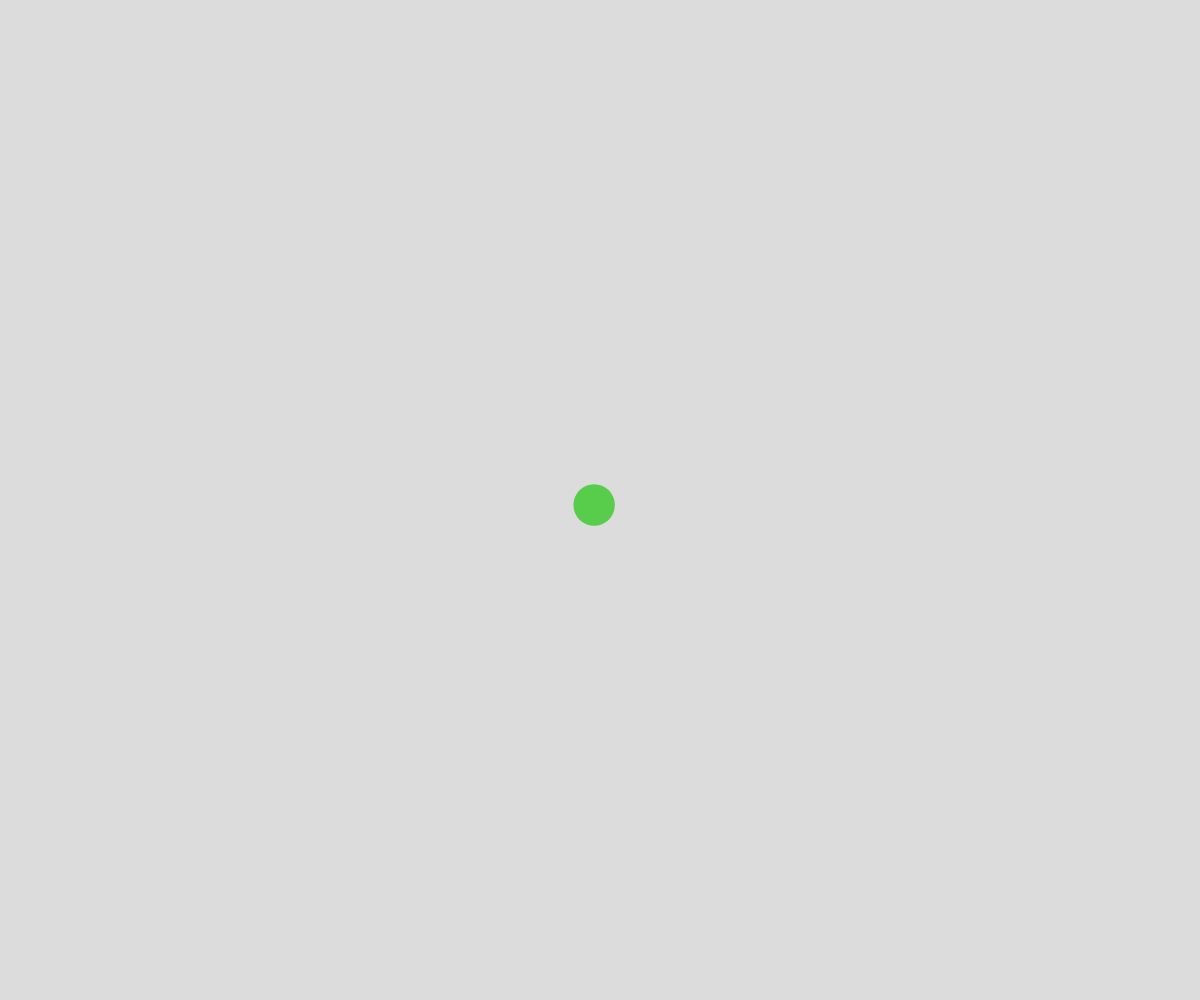
Frame 1 (no input)
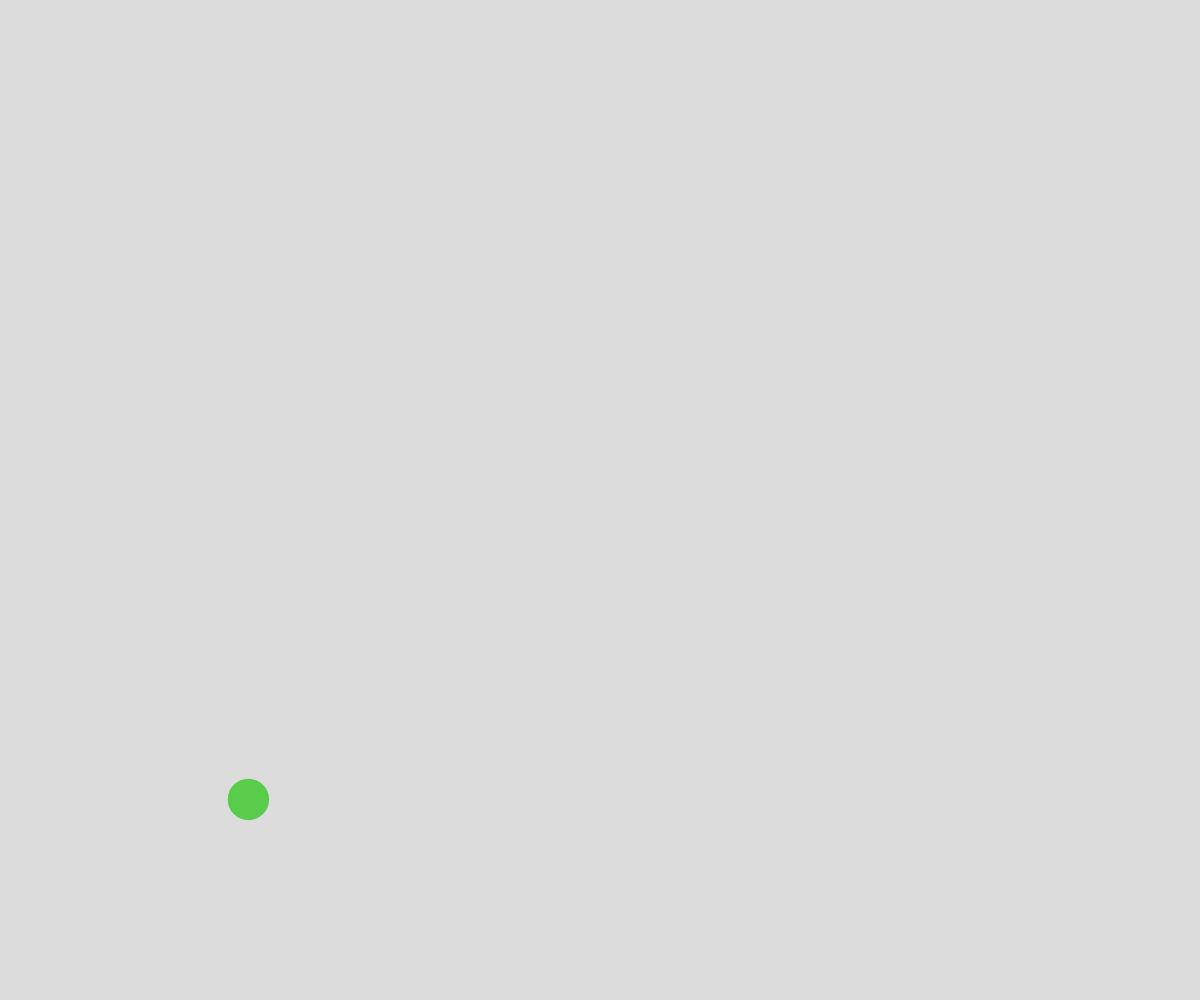
Frame 60 (no input)
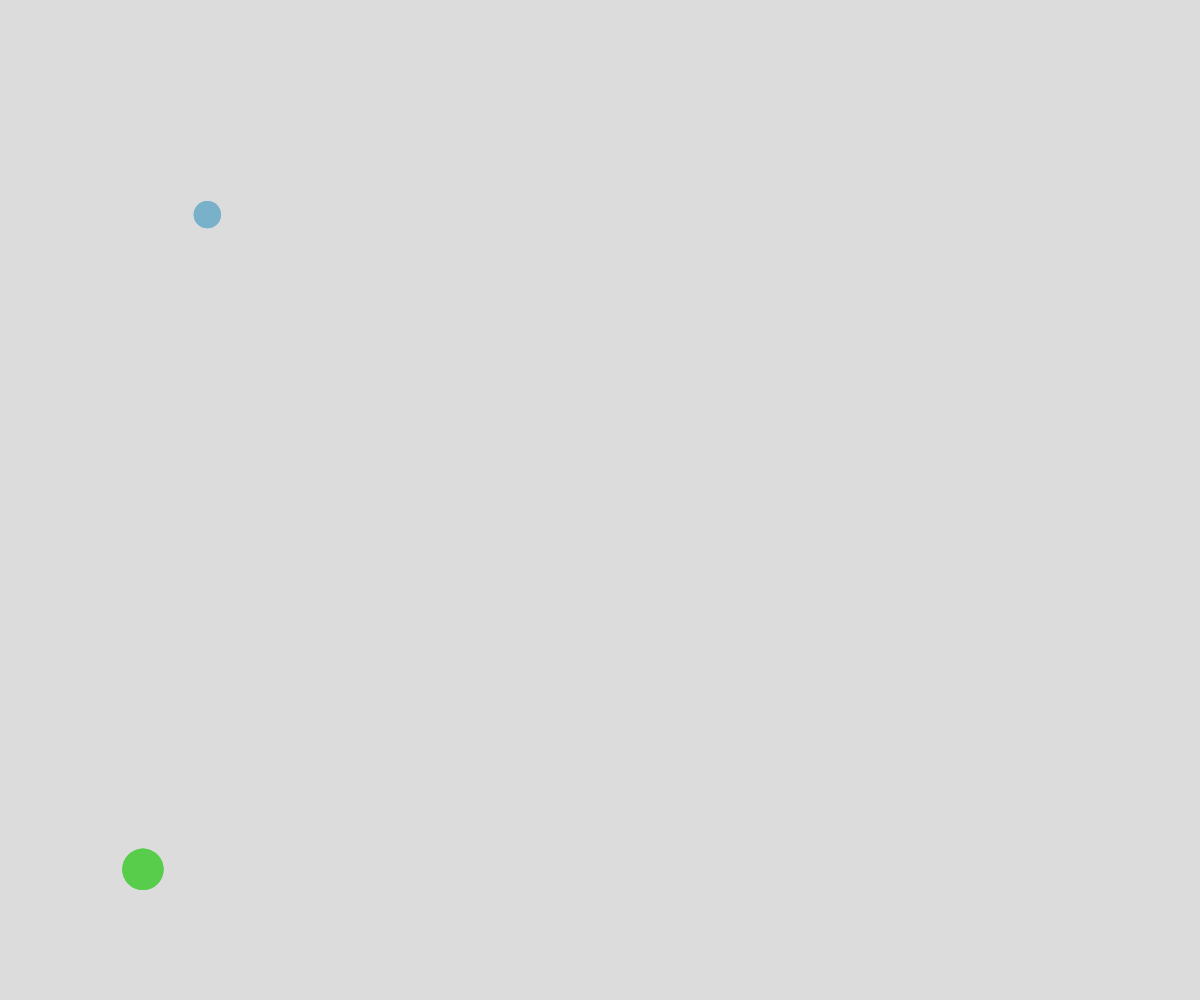
Frame 120 (the mouse pressed at the canvas centre since frame 60)

The p5.js sketch that drew these frames (run headless with seeded random() and noise() and a simulated clock; from frame 60 on, the mouse is pressed at the canvas centre):

// p5.js sketch
// ── sketch.js
// Ball OOP

class Ball {
  constructor(x, y) {
    this.x = x;
    this.y = y;
    this.radius = random(10, 25);
    this.dx = random(-10, 10);
    this.dy = random(-10, 10);
    this.r = random(255);
    this.g = random(255);
    this.b = random(255);
  }

  move() {
    this.x += this.dx;
    this.y += this.dy;
    if (this.x + this.radius > width || this.x - this.radius < 0) {
      this.dx *= -1;
    }
    if (this.y + this.radius > height || this.y - this.radius < 0) {
      this.dy *= -1;
    }
  }

  display() {
    noStroke();
    fill(this.r, this.g, this.b);
    circle(this.x, this.y, this.radius * 2);
  }

  bounceOff(otherBall) {
    let raSum = this.radius + otherBall.radius;
    let distAppart = dist(this.x, this.y, otherBall.x, otherBall.y);
    if (raSum > distAppart) {
      let tempX = this.dx;
      let tempY = this.dy;
      this.dx = otherBall.dx;
      this.dy = otherBall.dy;
      otherBall.dx = tempX;
      otherBall.dy = tempY;
    }
  }
}

let ballArray = [];

function setup() {
  createCanvas(windowWidth, windowHeight);
  let theBall = new Ball(width/2, height/2);
  ballArray.push(theBall);
}

function draw() {
  background(220);
  for (let someBall of ballArray) {
    someBall.move();
    for (let otherBall of ballArray) {
      if (someBall !== otherBall) {
        someBall.bounceOff(otherBall);
      }
      someBall.display();
    }
  }
}

function mousePressed() {
  let theBall = new Ball(mouseX, mouseY);
  ballArray.push(theBall);
}
